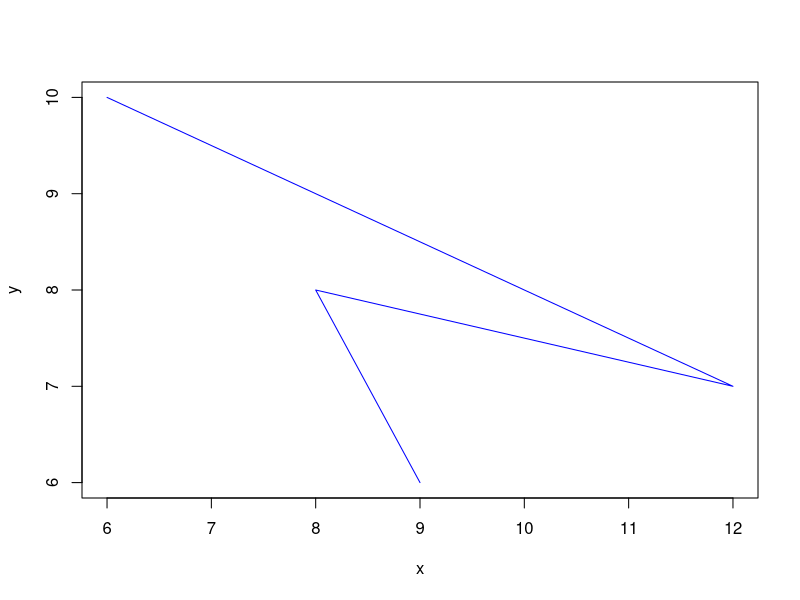
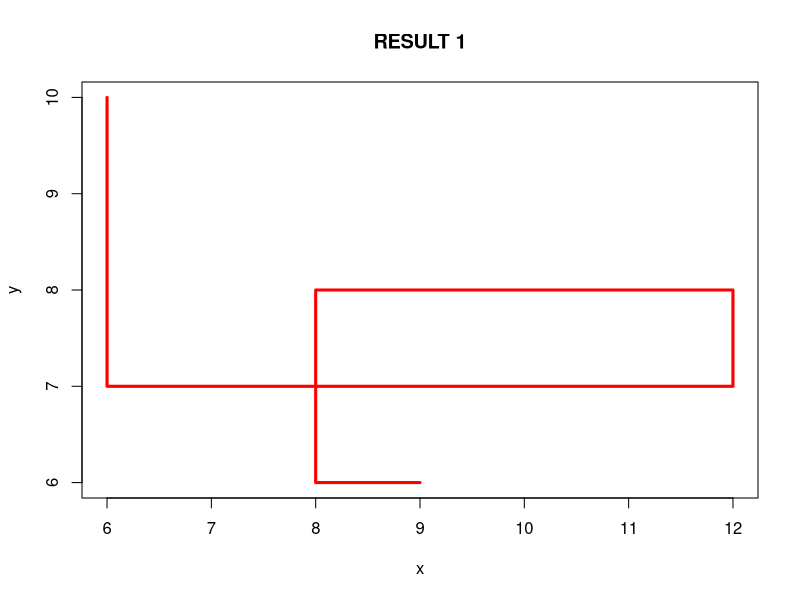
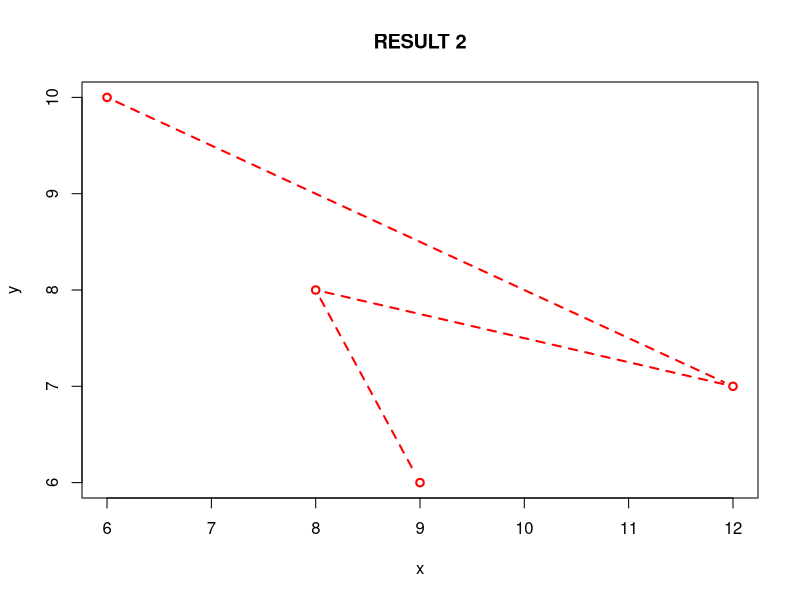
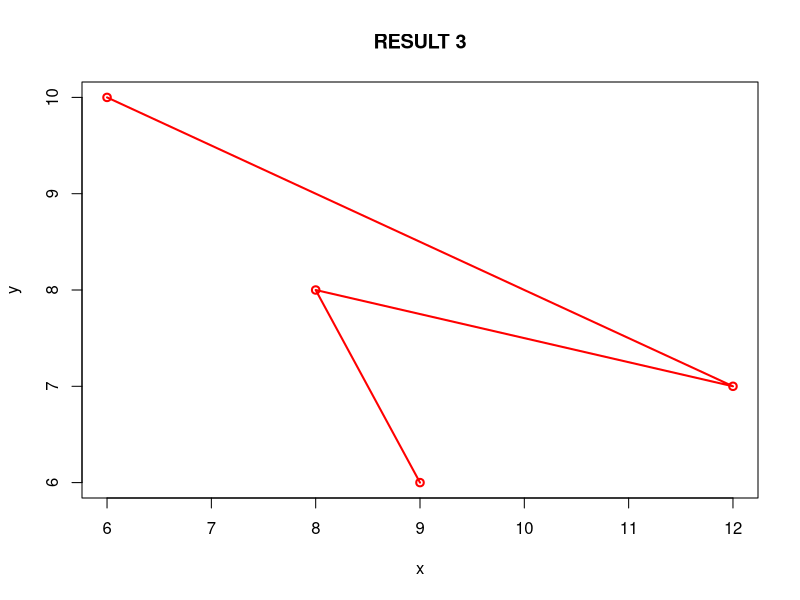
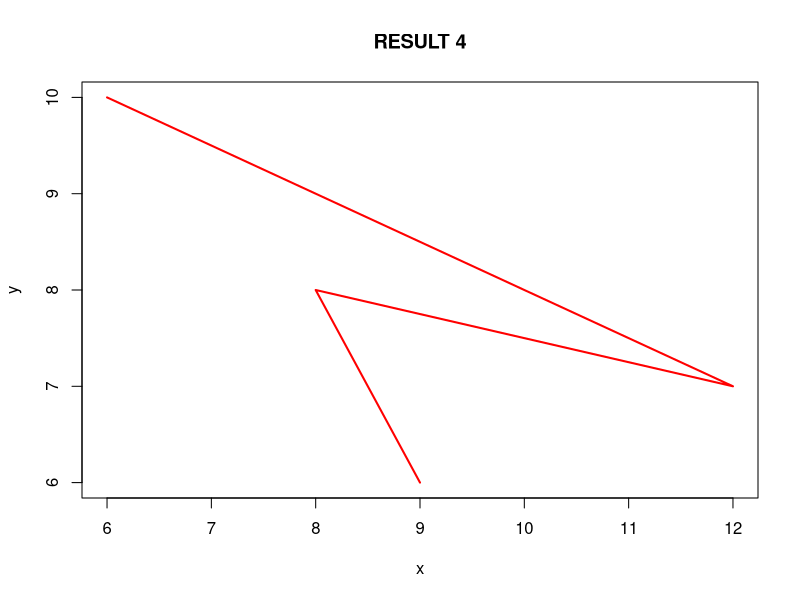
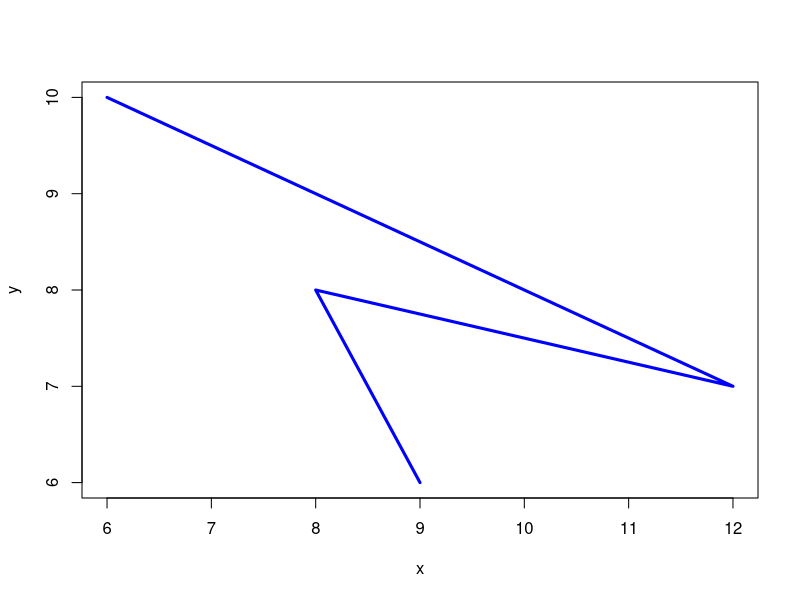
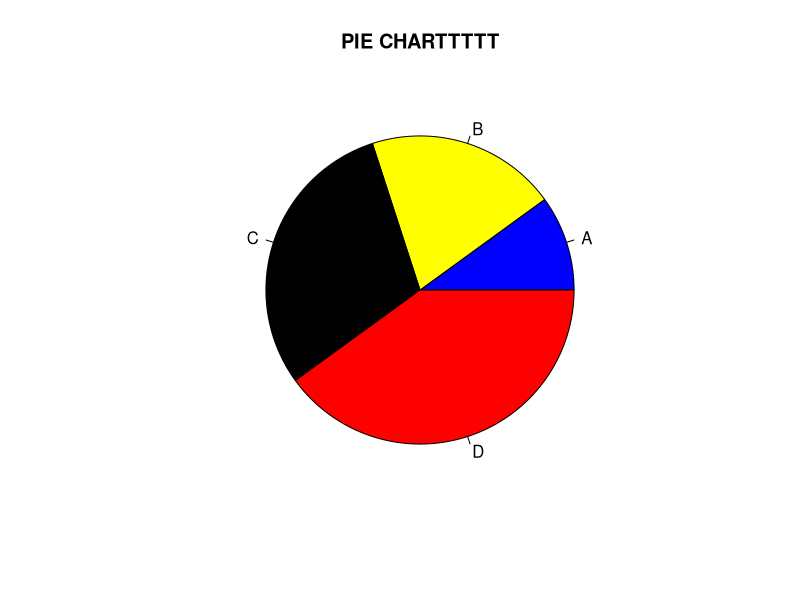

Here is the R script that generated these plots, in order: (Note: this script raises an error after producing the figures.)
x<-c(6,12,8,9)
y<-c(10,7,8,6)

result<-plot(x,y,type="l",col="blue",lwol=3)
result1<-plot(x,y,main="RESULT 1",type="S",col="red",lwd=3)
result2<-plot(x,y,main="RESULT 2",type="b",col="red",lwd=2,lty=2)
result2<-plot(x,y,main="RESULT 3",type="o",col="red",lwd=2)
result2<-plot(x,y,main="RESULT 4",type="l",col="red",lwd=2)
result<-plot(x,y,type="l",col="BLUE",lwd=3,lty=1,pch=LETTERS[1:4])

A<-c(10,20,30,40)
labels<-c("A","B","C","D")
pie(A,labels,main="PIE CHARTTTTT",col=c("blue","yellow","black","red"))
legend()
#3d piechart
install.packages("plotrix")
library("plotrix")

x<-c(12,13, 14)
pie3D(x, labels = c("A", "B", "C"), col=c("yellow", "brown", "blue"))


